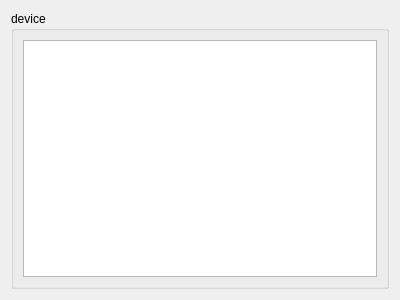
<?xml version="1.0" encoding="UTF-8"?>
<ui version="4.0">
 <class>Form_device_detail</class>
 <widget class="QWidget" name="Form_device_detail">
  <property name="geometry">
   <rect>
    <x>0</x>
    <y>0</y>
    <width>400</width>
    <height>300</height>
   </rect>
  </property>
  <property name="minimumSize">
   <size>
    <width>0</width>
    <height>0</height>
   </size>
  </property>
  <property name="windowTitle">
   <string>Form</string>
  </property>
  <layout class="QVBoxLayout" name="verticalLayout">
   <item>
    <widget class="QGroupBox" name="groupBox">
     <property name="title">
      <string>device</string>
     </property>
     <layout class="QGridLayout" name="gridLayout">
      <item row="1" column="0">
       <widget class="QListWidget" name="listWidget"/>
      </item>
     </layout>
    </widget>
   </item>
  </layout>
 </widget>
 <resources/>
 <connections/>
</ui>
